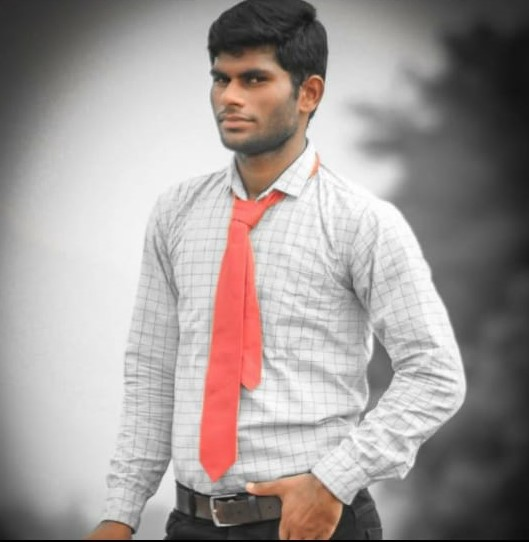
#> input picture assets/RE.jpeg, 529 x 542 px
$ python funda_menupulation.py
#> lines starting #> are read from the running program, lines starting #| are printed output that depends on the picture
import cv2
import random
## load an image from
img =  cv2.imread("assets/RE.jpeg",-1)##put mode of image(-1 for transperency, 0 for grey
#> img is the input picture: shape (542, 529, 3); mean B, G, R 152.4, 154.3, 161.8
#scale mode, 1 fpr including alpha )
## in bgr you get colorfull image
##  print(img)## i get numpy array here

#   print(type(img))#########>class numpy.ndarry>

## getting first row of our image
#   print(img[0])


#
#   print(img.shape)#########displaying shapeof a numpy array
### rows - height of image ()
### columns - width of image )()
## channel - color space consist our image in pxl


### first raw of my image
# [14 lines of commented-out code are left out]
tag = img[42:150, 57:150]
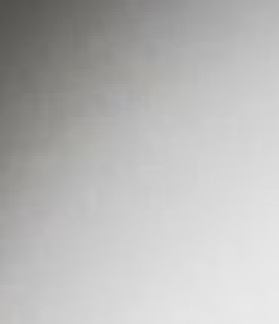
#> tag: shape (108, 93, 3) (shown 3 times larger); mean B, G, R 183.9, 184.9, 185.2
#> (the run stopped early here; a loop or call above may not have finished)
